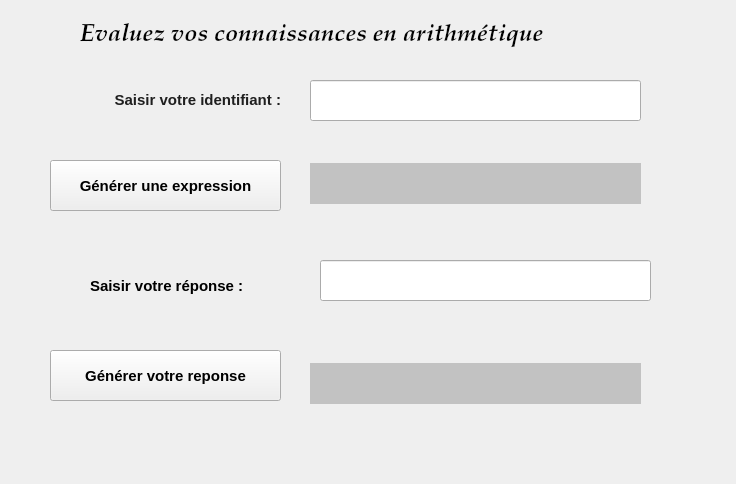
<?xml version="1.0" encoding="UTF-8"?>
<ui version="4.0">
 <class>Form</class>
 <widget class="QWidget" name="Form">
  <property name="geometry">
   <rect>
    <x>0</x>
    <y>0</y>
    <width>736</width>
    <height>484</height>
   </rect>
  </property>
  <property name="windowTitle">
   <string>Form</string>
  </property>
  <widget class="QLabel" name="labRep">
   <property name="geometry">
    <rect>
     <x>90</x>
     <y>270</y>
     <width>211</width>
     <height>31</height>
    </rect>
   </property>
   <property name="font">
    <font>
     <pointsize>11</pointsize>
     <weight>75</weight>
     <bold>true</bold>
    </font>
   </property>
   <property name="text">
    <string>Saisir votre réponse :</string>
   </property>
  </widget>
  <widget class="QLabel" name="labid">
   <property name="geometry">
    <rect>
     <x>30</x>
     <y>90</y>
     <width>251</width>
     <height>20</height>
    </rect>
   </property>
   <property name="font">
    <font>
     <pointsize>11</pointsize>
     <weight>75</weight>
     <bold>true</bold>
    </font>
   </property>
   <property name="styleSheet">
    <string notr="true">color: rgb(170, 85, 0);</string>
   </property>
   <property name="text">
    <string>&lt;html&gt;&lt;head/&gt;&lt;body&gt;&lt;p&gt;&lt;span style=&quot; color:#1f1f1f;&quot;&gt;Saisir votre identifiant :&lt;/span&gt;&lt;/p&gt;&lt;/body&gt;&lt;/html&gt;</string>
   </property>
   <property name="alignment">
    <set>Qt::AlignRight|Qt::AlignTrailing|Qt::AlignVCenter</set>
   </property>
  </widget>
  <widget class="QPushButton" name="btnExp">
   <property name="geometry">
    <rect>
     <x>50</x>
     <y>160</y>
     <width>231</width>
     <height>51</height>
    </rect>
   </property>
   <property name="font">
    <font>
     <pointsize>11</pointsize>
     <weight>75</weight>
     <bold>true</bold>
    </font>
   </property>
   <property name="text">
    <string>Générer une expression</string>
   </property>
  </widget>
  <widget class="QLabel" name="labExp">
   <property name="geometry">
    <rect>
     <x>310</x>
     <y>163</y>
     <width>331</width>
     <height>41</height>
    </rect>
   </property>
   <property name="font">
    <font>
     <pointsize>12</pointsize>
     <weight>75</weight>
     <bold>true</bold>
    </font>
   </property>
   <property name="styleSheet">
    <string notr="true">background-color: rgb(194, 194, 194);</string>
   </property>
   <property name="text">
    <string/>
   </property>
  </widget>
  <widget class="QLabel" name="labRes">
   <property name="geometry">
    <rect>
     <x>310</x>
     <y>363</y>
     <width>331</width>
     <height>41</height>
    </rect>
   </property>
   <property name="font">
    <font>
     <pointsize>12</pointsize>
     <weight>75</weight>
     <bold>true</bold>
    </font>
   </property>
   <property name="styleSheet">
    <string notr="true">background-color: rgb(194, 194, 194);</string>
   </property>
   <property name="text">
    <string/>
   </property>
  </widget>
  <widget class="QLineEdit" name="txtid">
   <property name="geometry">
    <rect>
     <x>310</x>
     <y>80</y>
     <width>331</width>
     <height>41</height>
    </rect>
   </property>
   <property name="font">
    <font>
     <pointsize>10</pointsize>
     <weight>75</weight>
     <bold>true</bold>
    </font>
   </property>
  </widget>
  <widget class="QLabel" name="labTitle">
   <property name="geometry">
    <rect>
     <x>80</x>
     <y>10</y>
     <width>861</width>
     <height>51</height>
    </rect>
   </property>
   <property name="font">
    <font>
     <family>Palatino Linotype</family>
     <pointsize>18</pointsize>
     <weight>75</weight>
     <italic>true</italic>
     <bold>true</bold>
    </font>
   </property>
   <property name="text">
    <string>Evaluez vos connaissances en arithmétique</string>
   </property>
  </widget>
  <widget class="QLineEdit" name="txtrep">
   <property name="geometry">
    <rect>
     <x>320</x>
     <y>260</y>
     <width>331</width>
     <height>41</height>
    </rect>
   </property>
   <property name="font">
    <font>
     <pointsize>10</pointsize>
     <weight>75</weight>
     <bold>true</bold>
    </font>
   </property>
  </widget>
  <widget class="QPushButton" name="btnRes">
   <property name="geometry">
    <rect>
     <x>50</x>
     <y>350</y>
     <width>231</width>
     <height>51</height>
    </rect>
   </property>
   <property name="font">
    <font>
     <pointsize>11</pointsize>
     <weight>75</weight>
     <bold>true</bold>
    </font>
   </property>
   <property name="text">
    <string>Générer votre reponse</string>
   </property>
  </widget>
 </widget>
 <resources/>
 <connections/>
</ui>
